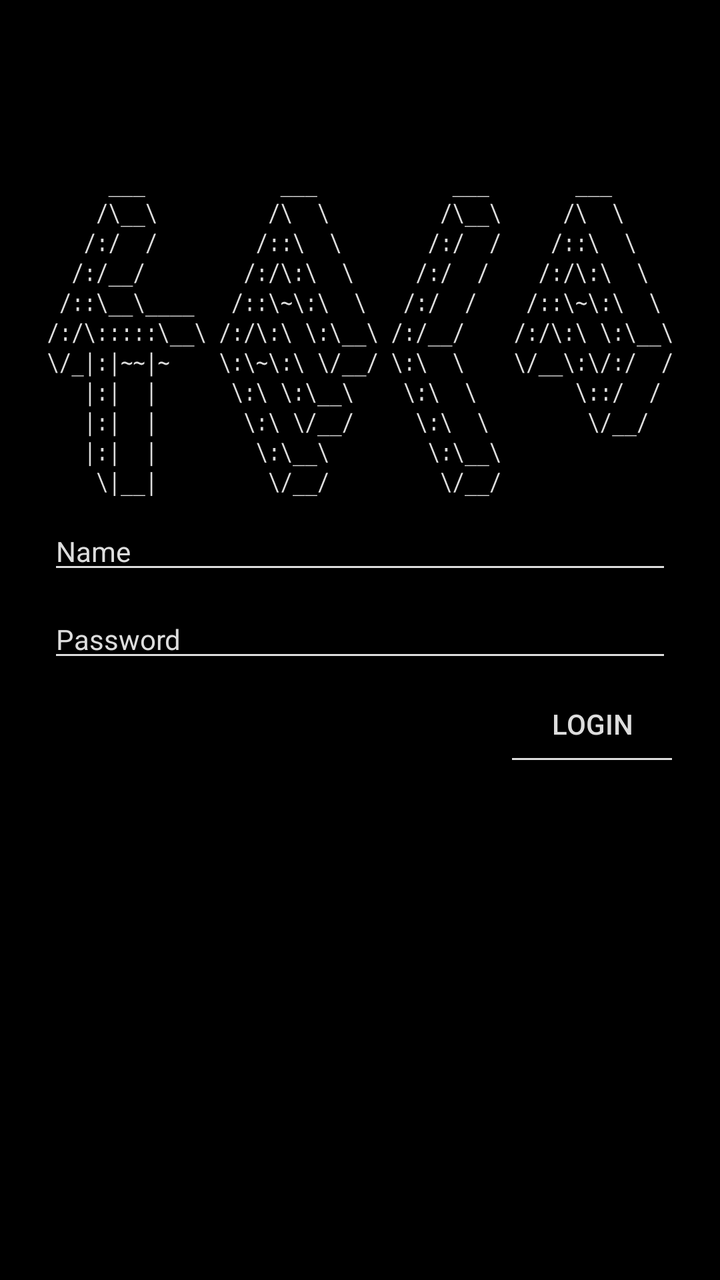
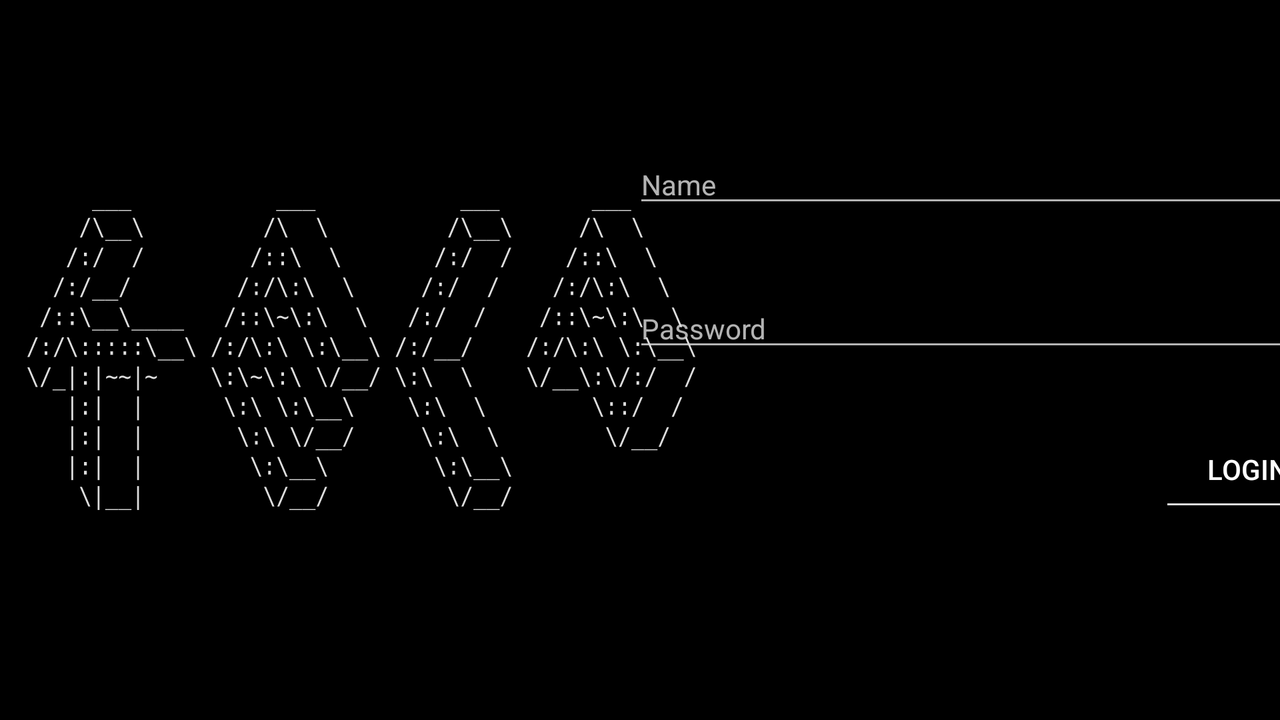

Two renders of one Android screen. The first uses the default layout on a phone; the second uses the alternative layout the repository ships for a different screen configuration, on a matching device. The two XML files are below.
<!-- AndroidManifest.xml: application theme AppTheme -->
<!-- res/layout/activity_login.xml -->
<?xml version="1.0" encoding="utf-8"?>
<android.support.constraint.ConstraintLayout xmlns:android="http://schemas.android.com/apk/res/android"
    xmlns:app="http://schemas.android.com/apk/res-auto"
    xmlns:tools="http://schemas.android.com/tools"
    android:layout_width="match_parent"
    android:layout_height="match_parent"
    android:background="@color/background"
    tools:context=".LoginActivity">

    <ImageView
        android:id="@+id/imageView"
        android:layout_width="0dp"
        android:layout_height="150dp"
        android:layout_marginStart="24dp"
        android:layout_marginTop="8dp"
        android:layout_marginEnd="24dp"
        android:layout_marginBottom="8dp"
        android:contentDescription="@string/main_image_logo"
        android:scaleType="fitXY"
        android:tint="@color/foreground"
        app:layout_constraintBottom_toBottomOf="parent"
        app:layout_constraintEnd_toEndOf="parent"
        app:layout_constraintHorizontal_bias="0.0"
        app:layout_constraintStart_toStartOf="parent"
        app:layout_constraintTop_toTopOf="parent"
        app:layout_constraintVertical_bias="0.19"
        app:srcCompat="@drawable/ic_logo" />

    <EditText
        android:id="@+id/input_username"
        style="@style/AppTheme"
        android:layout_width="0dp"
        android:layout_height="wrap_content"
        android:layout_marginTop="8dp"
        android:autofillHints="username"
        android:backgroundTint="@color/foreground"
        android:ems="10"
        android:hint="@string/username"
        android:inputType="textPersonName"
        android:textColor="@color/foreground"
        android:textColorHighlight="@color/foreground"
        android:textColorHint="@color/foreground"
        app:layout_constraintEnd_toEndOf="@+id/imageView"
        app:layout_constraintStart_toStartOf="@+id/imageView"
        app:layout_constraintTop_toBottomOf="@+id/imageView" />

    <EditText
        android:id="@+id/input_password"
        style="@style/AppTheme"
        android:layout_width="0dp"
        android:layout_height="wrap_content"
        android:layout_marginTop="8dp"
        android:autofillHints="password"
        android:backgroundTint="@color/foreground"
        android:ems="10"
        android:hint="@string/password"
        android:inputType="textPassword"
        android:textColor="@color/foreground"
        android:textColorHighlight="@color/foreground"
        android:textColorHint="@color/foreground"
        app:layout_constraintEnd_toEndOf="@+id/input_username"
        app:layout_constraintHorizontal_bias="0.52"
        app:layout_constraintStart_toStartOf="@+id/input_username"
        app:layout_constraintTop_toBottomOf="@+id/input_username" />

    <Button
        android:id="@+id/input_login"
        android:layout_width="80dp"
        android:layout_height="36dp"
        android:layout_marginTop="8dp"
        android:layout_marginBottom="8dp"
        android:background="@drawable/ic_button"
        android:onClick="Login"
        android:stateListAnimator="@null"
        android:text="@string/login"
        android:textColor="@color/foreground"
        app:layout_constraintBottom_toBottomOf="parent"
        app:layout_constraintEnd_toEndOf="@+id/input_password"
        app:layout_constraintHorizontal_bias="1.0"
        app:layout_constraintStart_toStartOf="@+id/input_password"
        app:layout_constraintTop_toBottomOf="@+id/input_password"
        app:layout_constraintVertical_bias="0.0" />

</android.support.constraint.ConstraintLayout>
<!-- resources referenced by this layout -->
<resources>
  <color name="background">#000000</color>
  <color name="foreground">#DDDDDD</color>
  <!-- drawable ic_button (drawable) -->
  <?xml version="1.0" encoding="utf-8"?>
  <ripple xmlns:android="http://schemas.android.com/apk/res/android"
          xmlns:tools="http://schemas.android.com/tools"
          android:color="@color/background_contrast"
          tools:targetApi="lollipop">
  
      <item android:id="@android:id/mask">
          <shape android:shape="rectangle">
              <solid android:color="@color/background_contrast" />
          </shape>
      </item>
      <item
          android:id="@android:id/background">
          <layer-list xmlns:android="http://schemas.android.com/apk/res/android" >
  
              <item>
                  <shape android:shape="rectangle" >
                      <solid android:color="@color/foreground" />
                  </shape>
              </item>
              <item android:bottom="1dp">
                  <shape android:shape="rectangle" >
                      <solid android:color="@color/background" />
                  </shape>
              </item>
  
          </layer-list>
      </item>
  </ripple>
  <!-- drawable ic_logo: vector/xml drawable (drawable, 47374 chars, omitted) -->
  <string name="login">Login</string>
  <string name="main_image_logo">Main Image logo</string>
  <string name="password">Password</string>
  <string name="username">Name</string>
  <style name="AppTheme" parent="Theme.AppCompat.NoActionBar">
          
          <item name="colorPrimary">@color/colorPrimary</item>
          <item name="colorPrimaryDark">@color/colorPrimaryDark</item>
          <item name="colorAccent">@color/colorAccent</item>
          <item name="android:windowNoTitle">true</item>
  
      </style>
  <color name="background_contrast">#222</color>
  <color name="colorPrimary">@color/background</color>
  <color name="colorPrimaryDark">@color/background</color>
  <color name="colorAccent">@color/foreground</color>
</resources>
<!-- res/layout-land/activity_login.xml (the repository's variant of the layout above) -->
<!-- drawn on the phone turned sideways -->
<?xml version="1.0" encoding="utf-8"?>
<android.support.constraint.ConstraintLayout xmlns:android="http://schemas.android.com/apk/res/android"
    xmlns:app="http://schemas.android.com/apk/res-auto"
    xmlns:tools="http://schemas.android.com/tools"
    android:layout_width="match_parent"
    android:layout_height="match_parent"
    android:background="@color/background"
    tools:context=".LoginActivity">

    <LinearLayout
        android:id="@+id/linearLayout"
        android:layout_width="347dp"
        android:layout_height="215dp"
        android:layout_marginStart="8dp"
        android:layout_marginTop="8dp"
        android:layout_marginEnd="8dp"
        android:layout_marginBottom="8dp"
        android:backgroundTint="@color/background"
        android:gravity="right"
        android:orientation="vertical"
        app:layout_constraintBottom_toBottomOf="parent"
        app:layout_constraintEnd_toEndOf="parent"
        app:layout_constraintHorizontal_bias="0.555"
        app:layout_constraintStart_toEndOf="@+id/imageView"
        app:layout_constraintTop_toTopOf="parent">

        <EditText
            android:id="@+id/input_username"
            style="@style/AppTheme"
            android:layout_width="match_parent"
            android:layout_height="wrap_content"
            android:autofillHints="username"
            android:ems="10"
            android:hint="@string/username"
            android:inputType="textPersonName"
            android:textColor="@color/foreground" />

        <Space
            android:layout_width="match_parent"
            android:layout_height="36dp" />

        <EditText
            android:id="@+id/input_password"
            style="@style/AppTheme"
            android:layout_width="match_parent"
            android:layout_height="wrap_content"
            android:autofillHints="password"
            android:ems="10"
            android:hint="@string/password"
            android:inputType="textPassword"
            android:textColor="@color/foreground" />

        <Space
            android:layout_width="match_parent"
            android:layout_height="36dp" />

        <Button
            android:id="@+id/input_login"
            android:layout_width="80dp"
            android:layout_height="36dp"
            android:background="@drawable/ic_button"
            android:text="@string/login"
            tools:layout_editor_absoluteX="34dp"
            tools:layout_editor_absoluteY="344dp" />

    </LinearLayout>

    <ImageView
        android:id="@+id/imageView"
        android:layout_width="334dp"
        android:layout_height="150dp"
        android:layout_marginStart="8dp"
        android:layout_marginTop="8dp"
        android:layout_marginEnd="8dp"
        android:layout_marginBottom="8dp"
        android:contentDescription="@string/main_image_logo"
        android:scaleType="fitXY"
        android:tint="@color/foreground"
        app:layout_constraintBottom_toBottomOf="parent"
        app:layout_constraintEnd_toEndOf="parent"
        app:layout_constraintHorizontal_bias="0.02"
        app:layout_constraintStart_toStartOf="parent"
        app:layout_constraintTop_toTopOf="parent"
        app:srcCompat="@drawable/ic_logo" />

</android.support.constraint.ConstraintLayout>
